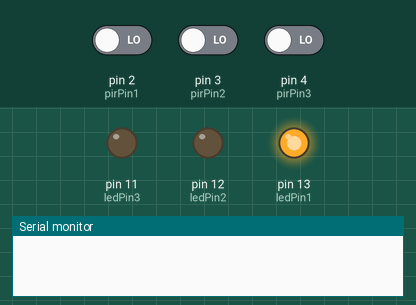
Bench run of a sketch on a simulated Arduino Uno, built with avr-gcc and run on an emulated ATmega328P. Shown: output pins drawn as LEDs (lit = HIGH), the last lines printed to the serial monitor. Dashed ring = blinking. The test bench sets the inputs (shaded band); at power-on: pin 3 (pirPin2) LOW, pin 4 (pirPin3) LOW, pin 2 (pirPin1) LOW.

Above: at 1.2 s.
1.3 s: pin 3 (pirPin2) driven HIGH
At 2.0 s:
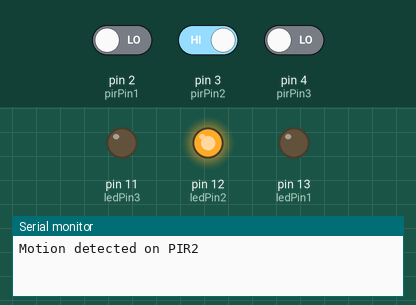
4.3 s: pin 4 (pirPin3) driven HIGH
At 5.8 s:
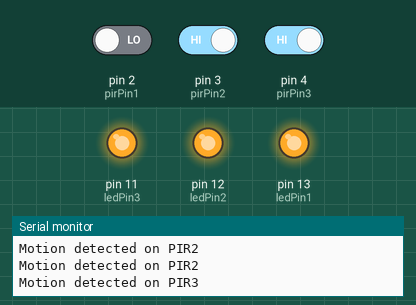
7.3 s: pin 3 (pirPin2) driven LOW
At 7.8 s:
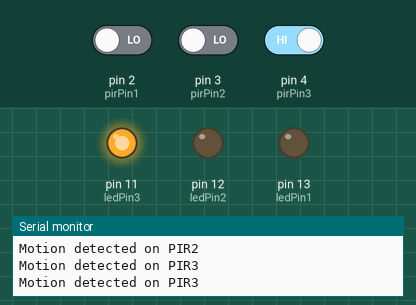
10.3 s: pin 4 (pirPin3) driven LOW
At 12.6 s:
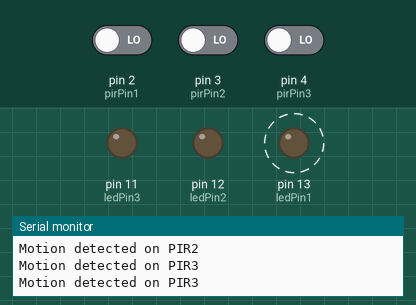
Timing chart, 0 to 14.3 s (numbered marks = the images above; inputs shaded):
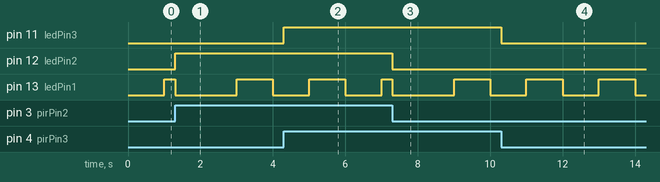

Measured:
- after the input at 1.3 s, pin 12 (ledPin2): LOW → HIGH at once
- after the input at 4.3 s, pin 11 (ledPin3): LOW → HIGH at once
- after the input at 7.3 s, pin 12 (ledPin2): HIGH → LOW at once
- after the input at 10.3 s, pin 11 (ledPin3): HIGH → LOW at once
- by itself, pin 13 (ledPin1): alternates HIGH for 1.0 s and LOW for 1.0 s

The sketch:

TaskM1.T4D.ino
```cpp
#include <avr/io.h>
#include <avr/interrupt.h>

const int pirPin1 = 2;
const int pirPin2 = 3;
const int pirPin3 = 4;
const int ledPin1 = 13;
const int ledPin2 = 12;
const int ledPin3 = 11;

volatile bool motionDetected1 = false;
volatile bool motionDetected2 = false;
volatile bool motionDetected3 = false;

void setup() {
  pinMode(ledPin1, OUTPUT);
  pinMode(ledPin2, OUTPUT);
  pinMode(ledPin3, OUTPUT);
  pinMode(pirPin1, INPUT);
  pinMode(pirPin2, INPUT);
  pinMode(pirPin3, INPUT);

  PCICR |= (1 << PCIE2);
  PCMSK2 |= (1 << PCINT18);
  PCMSK2 |= (1 << PCINT19);
  PCMSK2 |= (1 << PCINT20);

  TCCR1A = 0;
  TCCR1B = 0;
  TCNT1 = 0;
  OCR1A = 15624;

  TCCR1B |= (1 << WGM12);
  TCCR1B |= (1 << CS12) | (1 << CS10);

  TIMSK1 |= (1 << OCIE1A);

  Serial.begin(9600);
}

void loop() {
}

ISR(PCINT2_vect) {
  motionDetected1 = digitalRead(pirPin1);
  if (motionDetected1) {
    Serial.println("Motion detected on PIR1");
    digitalWrite(ledPin1, HIGH);
  } else {
    digitalWrite(ledPin1, LOW);
  }

  motionDetected2 = digitalRead(pirPin2);
  if (motionDetected2) {
    Serial.println("Motion detected on PIR2");
    digitalWrite(ledPin2, HIGH);
  } else {
    digitalWrite(ledPin2, LOW);
  }

  motionDetected3 = digitalRead(pirPin3);
  if (motionDetected3) {
    Serial.println("Motion detected on PIR3");
    digitalWrite(ledPin3, HIGH);
  } else {
    digitalWrite(ledPin3, LOW);
  }
}

ISR(TIMER1_COMPA_vect) {
  static bool ledState = LOW;
  digitalWrite(ledPin1, ledState);
  ledState = (ledState == LOW) ? HIGH : LOW;
}
```
